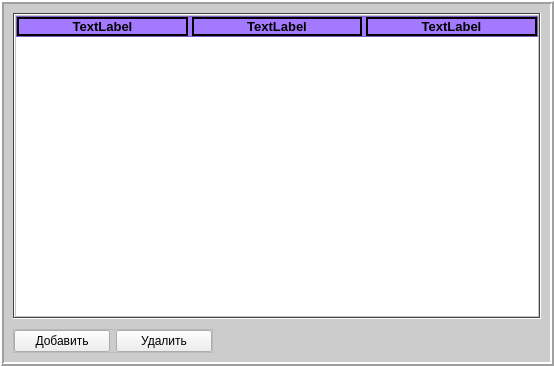
<?xml version="1.0" encoding="UTF-8"?>
<ui version="4.0">
 <class>MainWindow</class>
 <widget class="QMainWindow" name="MainWindow">
  <property name="geometry">
   <rect>
    <x>0</x>
    <y>0</y>
    <width>554</width>
    <height>366</height>
   </rect>
  </property>
  <property name="palette">
   <palette>
    <active>
     <colorrole role="Base">
      <brush brushstyle="SolidPattern">
       <color alpha="255">
        <red>255</red>
        <green>255</green>
        <blue>255</blue>
       </color>
      </brush>
     </colorrole>
     <colorrole role="Window">
      <brush brushstyle="SolidPattern">
       <color alpha="255">
        <red>204</red>
        <green>204</green>
        <blue>204</blue>
       </color>
      </brush>
     </colorrole>
    </active>
    <inactive>
     <colorrole role="Base">
      <brush brushstyle="SolidPattern">
       <color alpha="255">
        <red>255</red>
        <green>255</green>
        <blue>255</blue>
       </color>
      </brush>
     </colorrole>
     <colorrole role="Window">
      <brush brushstyle="SolidPattern">
       <color alpha="255">
        <red>204</red>
        <green>204</green>
        <blue>204</blue>
       </color>
      </brush>
     </colorrole>
    </inactive>
    <disabled>
     <colorrole role="Base">
      <brush brushstyle="SolidPattern">
       <color alpha="255">
        <red>204</red>
        <green>204</green>
        <blue>204</blue>
       </color>
      </brush>
     </colorrole>
     <colorrole role="Window">
      <brush brushstyle="SolidPattern">
       <color alpha="255">
        <red>204</red>
        <green>204</green>
        <blue>204</blue>
       </color>
      </brush>
     </colorrole>
    </disabled>
   </palette>
  </property>
  <property name="windowTitle">
   <string>MainWindow</string>
  </property>
  <widget class="QWidget" name="centralwidget">
   <property name="enabled">
    <bool>true</bool>
   </property>
   <layout class="QVBoxLayout" name="verticalLayout" stretch="0">
    <property name="sizeConstraint">
     <enum>QLayout::SetMaximumSize</enum>
    </property>
    <property name="leftMargin">
     <number>0</number>
    </property>
    <property name="topMargin">
     <number>0</number>
    </property>
    <property name="rightMargin">
     <number>0</number>
    </property>
    <property name="bottomMargin">
     <number>0</number>
    </property>
    <item>
     <widget class="QFrame" name="frame">
      <property name="sizePolicy">
       <sizepolicy hsizetype="Expanding" vsizetype="Expanding">
        <horstretch>1</horstretch>
        <verstretch>1</verstretch>
       </sizepolicy>
      </property>
      <property name="palette">
       <palette>
        <active>
         <colorrole role="WindowText">
          <brush brushstyle="SolidPattern">
           <color alpha="255">
            <red>255</red>
            <green>255</green>
            <blue>255</blue>
           </color>
          </brush>
         </colorrole>
         <colorrole role="Text">
          <brush brushstyle="SolidPattern">
           <color alpha="255">
            <red>0</red>
            <green>0</green>
            <blue>0</blue>
           </color>
          </brush>
         </colorrole>
         <colorrole role="Window">
          <brush brushstyle="SolidPattern">
           <color alpha="255">
            <red>143</red>
            <green>17</green>
            <blue>0</blue>
           </color>
          </brush>
         </colorrole>
         <colorrole role="PlaceholderText">
          <brush brushstyle="SolidPattern">
           <color alpha="128">
            <red>0</red>
            <green>0</green>
            <blue>0</blue>
           </color>
          </brush>
         </colorrole>
        </active>
        <inactive>
         <colorrole role="WindowText">
          <brush brushstyle="SolidPattern">
           <color alpha="255">
            <red>0</red>
            <green>0</green>
            <blue>0</blue>
           </color>
          </brush>
         </colorrole>
         <colorrole role="Text">
          <brush brushstyle="SolidPattern">
           <color alpha="255">
            <red>0</red>
            <green>0</green>
            <blue>0</blue>
           </color>
          </brush>
         </colorrole>
         <colorrole role="Window">
          <brush brushstyle="SolidPattern">
           <color alpha="255">
            <red>240</red>
            <green>240</green>
            <blue>240</blue>
           </color>
          </brush>
         </colorrole>
         <colorrole role="PlaceholderText">
          <brush brushstyle="SolidPattern">
           <color alpha="128">
            <red>0</red>
            <green>0</green>
            <blue>0</blue>
           </color>
          </brush>
         </colorrole>
        </inactive>
        <disabled>
         <colorrole role="WindowText">
          <brush brushstyle="SolidPattern">
           <color alpha="255">
            <red>120</red>
            <green>120</green>
            <blue>120</blue>
           </color>
          </brush>
         </colorrole>
         <colorrole role="Text">
          <brush brushstyle="SolidPattern">
           <color alpha="255">
            <red>120</red>
            <green>120</green>
            <blue>120</blue>
           </color>
          </brush>
         </colorrole>
         <colorrole role="Window">
          <brush brushstyle="SolidPattern">
           <color alpha="255">
            <red>240</red>
            <green>240</green>
            <blue>240</blue>
           </color>
          </brush>
         </colorrole>
         <colorrole role="PlaceholderText">
          <brush brushstyle="SolidPattern">
           <color alpha="128">
            <red>0</red>
            <green>0</green>
            <blue>0</blue>
           </color>
          </brush>
         </colorrole>
        </disabled>
       </palette>
      </property>
      <property name="styleSheet">
       <string notr="true"/>
      </property>
      <property name="frameShape">
       <enum>QFrame::Box</enum>
      </property>
      <property name="frameShadow">
       <enum>QFrame::Raised</enum>
      </property>
      <property name="lineWidth">
       <number>2</number>
      </property>
      <layout class="QVBoxLayout" name="verticalLayout_2">
       <property name="spacing">
        <number>10</number>
       </property>
       <property name="sizeConstraint">
        <enum>QLayout::SetDefaultConstraint</enum>
       </property>
       <item>
        <widget class="QFrame" name="ListFrame">
         <property name="sizePolicy">
          <sizepolicy hsizetype="Expanding" vsizetype="Minimum">
           <horstretch>0</horstretch>
           <verstretch>0</verstretch>
          </sizepolicy>
         </property>
         <property name="palette">
          <palette>
           <active>
            <colorrole role="WindowText">
             <brush brushstyle="SolidPattern">
              <color alpha="255">
               <red>255</red>
               <green>255</green>
               <blue>255</blue>
              </color>
             </brush>
            </colorrole>
            <colorrole role="Dark">
             <brush brushstyle="SolidPattern">
              <color alpha="255">
               <red>66</red>
               <green>66</green>
               <blue>66</blue>
              </color>
             </brush>
            </colorrole>
            <colorrole role="Mid">
             <brush brushstyle="SolidPattern">
              <color alpha="255">
               <red>0</red>
               <green>0</green>
               <blue>0</blue>
              </color>
             </brush>
            </colorrole>
            <colorrole role="Text">
             <brush brushstyle="SolidPattern">
              <color alpha="255">
               <red>0</red>
               <green>0</green>
               <blue>0</blue>
              </color>
             </brush>
            </colorrole>
            <colorrole role="ButtonText">
             <brush brushstyle="SolidPattern">
              <color alpha="255">
               <red>0</red>
               <green>0</green>
               <blue>0</blue>
              </color>
             </brush>
            </colorrole>
            <colorrole role="Base">
             <brush brushstyle="SolidPattern">
              <color alpha="255">
               <red>255</red>
               <green>255</green>
               <blue>255</blue>
              </color>
             </brush>
            </colorrole>
            <colorrole role="Window">
             <brush brushstyle="SolidPattern">
              <color alpha="255">
               <red>255</red>
               <green>255</green>
               <blue>255</blue>
              </color>
             </brush>
            </colorrole>
            <colorrole role="Shadow">
             <brush brushstyle="SolidPattern">
              <color alpha="255">
               <red>42</red>
               <green>42</green>
               <blue>42</blue>
              </color>
             </brush>
            </colorrole>
            <colorrole role="PlaceholderText">
             <brush brushstyle="NoBrush">
              <color alpha="128">
               <red>0</red>
               <green>0</green>
               <blue>0</blue>
              </color>
             </brush>
            </colorrole>
           </active>
           <inactive>
            <colorrole role="WindowText">
             <brush brushstyle="SolidPattern">
              <color alpha="255">
               <red>0</red>
               <green>0</green>
               <blue>0</blue>
              </color>
             </brush>
            </colorrole>
            <colorrole role="Dark">
             <brush brushstyle="SolidPattern">
              <color alpha="255">
               <red>66</red>
               <green>66</green>
               <blue>66</blue>
              </color>
             </brush>
            </colorrole>
            <colorrole role="Mid">
             <brush brushstyle="SolidPattern">
              <color alpha="255">
               <red>0</red>
               <green>0</green>
               <blue>0</blue>
              </color>
             </brush>
            </colorrole>
            <colorrole role="Text">
             <brush brushstyle="SolidPattern">
              <color alpha="255">
               <red>0</red>
               <green>0</green>
               <blue>0</blue>
              </color>
             </brush>
            </colorrole>
            <colorrole role="ButtonText">
             <brush brushstyle="SolidPattern">
              <color alpha="255">
               <red>0</red>
               <green>0</green>
               <blue>0</blue>
              </color>
             </brush>
            </colorrole>
            <colorrole role="Base">
             <brush brushstyle="SolidPattern">
              <color alpha="255">
               <red>255</red>
               <green>255</green>
               <blue>255</blue>
              </color>
             </brush>
            </colorrole>
            <colorrole role="Window">
             <brush brushstyle="SolidPattern">
              <color alpha="255">
               <red>255</red>
               <green>255</green>
               <blue>255</blue>
              </color>
             </brush>
            </colorrole>
            <colorrole role="Shadow">
             <brush brushstyle="SolidPattern">
              <color alpha="255">
               <red>42</red>
               <green>42</green>
               <blue>42</blue>
              </color>
             </brush>
            </colorrole>
            <colorrole role="PlaceholderText">
             <brush brushstyle="NoBrush">
              <color alpha="128">
               <red>0</red>
               <green>0</green>
               <blue>0</blue>
              </color>
             </brush>
            </colorrole>
           </inactive>
           <disabled>
            <colorrole role="WindowText">
             <brush brushstyle="SolidPattern">
              <color alpha="255">
               <red>66</red>
               <green>66</green>
               <blue>66</blue>
              </color>
             </brush>
            </colorrole>
            <colorrole role="Dark">
             <brush brushstyle="SolidPattern">
              <color alpha="255">
               <red>66</red>
               <green>66</green>
               <blue>66</blue>
              </color>
             </brush>
            </colorrole>
            <colorrole role="Mid">
             <brush brushstyle="SolidPattern">
              <color alpha="255">
               <red>0</red>
               <green>0</green>
               <blue>0</blue>
              </color>
             </brush>
            </colorrole>
            <colorrole role="Text">
             <brush brushstyle="SolidPattern">
              <color alpha="255">
               <red>66</red>
               <green>66</green>
               <blue>66</blue>
              </color>
             </brush>
            </colorrole>
            <colorrole role="ButtonText">
             <brush brushstyle="SolidPattern">
              <color alpha="255">
               <red>66</red>
               <green>66</green>
               <blue>66</blue>
              </color>
             </brush>
            </colorrole>
            <colorrole role="Base">
             <brush brushstyle="SolidPattern">
              <color alpha="255">
               <red>255</red>
               <green>255</green>
               <blue>255</blue>
              </color>
             </brush>
            </colorrole>
            <colorrole role="Window">
             <brush brushstyle="SolidPattern">
              <color alpha="255">
               <red>255</red>
               <green>255</green>
               <blue>255</blue>
              </color>
             </brush>
            </colorrole>
            <colorrole role="Shadow">
             <brush brushstyle="SolidPattern">
              <color alpha="255">
               <red>42</red>
               <green>42</green>
               <blue>42</blue>
              </color>
             </brush>
            </colorrole>
            <colorrole role="PlaceholderText">
             <brush brushstyle="NoBrush">
              <color alpha="128">
               <red>0</red>
               <green>0</green>
               <blue>0</blue>
              </color>
             </brush>
            </colorrole>
           </disabled>
          </palette>
         </property>
         <property name="autoFillBackground">
          <bool>true</bool>
         </property>
         <property name="frameShape">
          <enum>QFrame::Box</enum>
         </property>
         <property name="frameShadow">
          <enum>QFrame::Sunken</enum>
         </property>
         <property name="lineWidth">
          <number>1</number>
         </property>
         <layout class="QVBoxLayout" name="verticalLayout_3">
          <property name="spacing">
           <number>0</number>
          </property>
          <property name="leftMargin">
           <number>0</number>
          </property>
          <property name="topMargin">
           <number>0</number>
          </property>
          <property name="rightMargin">
           <number>0</number>
          </property>
          <property name="bottomMargin">
           <number>0</number>
          </property>
          <item>
           <widget class="QScrollArea" name="scrollArea">
            <property name="sizePolicy">
             <sizepolicy hsizetype="Minimum" vsizetype="Expanding">
              <horstretch>0</horstretch>
              <verstretch>0</verstretch>
             </sizepolicy>
            </property>
            <property name="layoutDirection">
             <enum>Qt::LeftToRight</enum>
            </property>
            <property name="widgetResizable">
             <bool>true</bool>
            </property>
            <property name="alignment">
             <set>Qt::AlignLeading|Qt::AlignLeft|Qt::AlignTop</set>
            </property>
            <widget class="QWidget" name="scrollAreaWidgetContents">
             <property name="geometry">
              <rect>
               <x>0</x>
               <y>0</y>
               <width>522</width>
               <height>299</height>
              </rect>
             </property>
             <layout class="QVBoxLayout" name="verticalLayout_4">
              <property name="spacing">
               <number>0</number>
              </property>
              <property name="sizeConstraint">
               <enum>QLayout::SetMaximumSize</enum>
              </property>
              <property name="leftMargin">
               <number>0</number>
              </property>
              <property name="topMargin">
               <number>0</number>
              </property>
              <property name="rightMargin">
               <number>0</number>
              </property>
              <property name="bottomMargin">
               <number>0</number>
              </property>
              <item>
               <widget class="QFrame" name="frame_2">
                <property name="sizePolicy">
                 <sizepolicy hsizetype="Preferred" vsizetype="Fixed">
                  <horstretch>0</horstretch>
                  <verstretch>0</verstretch>
                 </sizepolicy>
                </property>
                <property name="minimumSize">
                 <size>
                  <width>0</width>
                  <height>30</height>
                 </size>
                </property>
                <property name="maximumSize">
                 <size>
                  <width>16777215</width>
                  <height>30</height>
                 </size>
                </property>
                <property name="sizeIncrement">
                 <size>
                  <width>0</width>
                  <height>0</height>
                 </size>
                </property>
                <property name="baseSize">
                 <size>
                  <width>0</width>
                  <height>30</height>
                 </size>
                </property>
                <property name="palette">
                 <palette>
                  <active>
                   <colorrole role="Base">
                    <brush brushstyle="SolidPattern">
                     <color alpha="255">
                      <red>255</red>
                      <green>255</green>
                      <blue>255</blue>
                     </color>
                    </brush>
                   </colorrole>
                   <colorrole role="Window">
                    <brush brushstyle="SolidPattern">
                     <color alpha="255">
                      <red>163</red>
                      <green>121</green>
                      <blue>255</blue>
                     </color>
                    </brush>
                   </colorrole>
                  </active>
                  <inactive>
                   <colorrole role="Base">
                    <brush brushstyle="SolidPattern">
                     <color alpha="255">
                      <red>255</red>
                      <green>255</green>
                      <blue>255</blue>
                     </color>
                    </brush>
                   </colorrole>
                   <colorrole role="Window">
                    <brush brushstyle="SolidPattern">
                     <color alpha="255">
                      <red>163</red>
                      <green>121</green>
                      <blue>255</blue>
                     </color>
                    </brush>
                   </colorrole>
                  </inactive>
                  <disabled>
                   <colorrole role="Base">
                    <brush brushstyle="SolidPattern">
                     <color alpha="255">
                      <red>163</red>
                      <green>121</green>
                      <blue>255</blue>
                     </color>
                    </brush>
                   </colorrole>
                   <colorrole role="Window">
                    <brush brushstyle="SolidPattern">
                     <color alpha="255">
                      <red>163</red>
                      <green>121</green>
                      <blue>255</blue>
                     </color>
                    </brush>
                   </colorrole>
                  </disabled>
                 </palette>
                </property>
                <property name="autoFillBackground">
                 <bool>true</bool>
                </property>
                <property name="frameShape">
                 <enum>QFrame::StyledPanel</enum>
                </property>
                <property name="frameShadow">
                 <enum>QFrame::Raised</enum>
                </property>
                <layout class="QHBoxLayout" name="horizontalLayout_2" stretch="0,0,0">
                 <property name="spacing">
                  <number>4</number>
                 </property>
                 <property name="sizeConstraint">
                  <enum>QLayout::SetMinimumSize</enum>
                 </property>
                 <property name="leftMargin">
                  <number>0</number>
                 </property>
                 <property name="topMargin">
                  <number>0</number>
                 </property>
                 <property name="rightMargin">
                  <number>0</number>
                 </property>
                 <property name="bottomMargin">
                  <number>0</number>
                 </property>
                 <item>
                  <widget class="QLabel" name="label">
                   <property name="sizePolicy">
                    <sizepolicy hsizetype="Preferred" vsizetype="Preferred">
                     <horstretch>0</horstretch>
                     <verstretch>0</verstretch>
                    </sizepolicy>
                   </property>
                   <property name="font">
                    <font>
                     <pointsize>10</pointsize>
                     <weight>75</weight>
                     <bold>true</bold>
                    </font>
                   </property>
                   <property name="frameShape">
                    <enum>QFrame::Panel</enum>
                   </property>
                   <property name="lineWidth">
                    <number>2</number>
                   </property>
                   <property name="text">
                    <string>TextLabel</string>
                   </property>
                   <property name="alignment">
                    <set>Qt::AlignCenter</set>
                   </property>
                  </widget>
                 </item>
                 <item>
                  <widget class="QLabel" name="label_2">
                   <property name="font">
                    <font>
                     <pointsize>10</pointsize>
                     <weight>75</weight>
                     <bold>true</bold>
                    </font>
                   </property>
                   <property name="frameShape">
                    <enum>QFrame::Panel</enum>
                   </property>
                   <property name="lineWidth">
                    <number>2</number>
                   </property>
                   <property name="text">
                    <string>TextLabel</string>
                   </property>
                   <property name="alignment">
                    <set>Qt::AlignCenter</set>
                   </property>
                  </widget>
                 </item>
                 <item>
                  <widget class="QLabel" name="label_3">
                   <property name="font">
                    <font>
                     <pointsize>10</pointsize>
                     <weight>75</weight>
                     <bold>true</bold>
                    </font>
                   </property>
                   <property name="frameShape">
                    <enum>QFrame::Panel</enum>
                   </property>
                   <property name="lineWidth">
                    <number>2</number>
                   </property>
                   <property name="text">
                    <string>TextLabel</string>
                   </property>
                   <property name="alignment">
                    <set>Qt::AlignCenter</set>
                   </property>
                  </widget>
                 </item>
                </layout>
               </widget>
              </item>
              <item>
               <spacer name="verticalSpacer">
                <property name="orientation">
                 <enum>Qt::Vertical</enum>
                </property>
                <property name="sizeType">
                 <enum>QSizePolicy::Expanding</enum>
                </property>
                <property name="sizeHint" stdset="0">
                 <size>
                  <width>20</width>
                  <height>40</height>
                 </size>
                </property>
               </spacer>
              </item>
             </layout>
            </widget>
           </widget>
          </item>
         </layout>
        </widget>
       </item>
       <item>
        <widget class="QFrame" name="ButtonsFrame">
         <property name="maximumSize">
          <size>
           <width>200</width>
           <height>30</height>
          </size>
         </property>
         <property name="layoutDirection">
          <enum>Qt::LeftToRight</enum>
         </property>
         <property name="styleSheet">
          <string notr="true"/>
         </property>
         <property name="frameShape">
          <enum>QFrame::StyledPanel</enum>
         </property>
         <property name="frameShadow">
          <enum>QFrame::Raised</enum>
         </property>
         <layout class="QHBoxLayout" name="horizontalLayout">
          <property name="leftMargin">
           <number>0</number>
          </property>
          <property name="topMargin">
           <number>0</number>
          </property>
          <property name="rightMargin">
           <number>0</number>
          </property>
          <property name="bottomMargin">
           <number>0</number>
          </property>
          <item>
           <widget class="QPushButton" name="addButton">
            <property name="palette">
             <palette>
              <active/>
              <inactive/>
              <disabled/>
             </palette>
            </property>
            <property name="font">
             <font>
              <weight>50</weight>
              <bold>false</bold>
             </font>
            </property>
            <property name="text">
             <string>Добавить</string>
            </property>
           </widget>
          </item>
          <item>
           <widget class="QPushButton" name="deleteButton">
            <property name="palette">
             <palette>
              <active/>
              <inactive/>
              <disabled/>
             </palette>
            </property>
            <property name="text">
             <string>Удалить</string>
            </property>
           </widget>
          </item>
         </layout>
        </widget>
       </item>
      </layout>
     </widget>
    </item>
   </layout>
  </widget>
 </widget>
 <resources/>
 <connections>
  <connection>
   <sender>addButton</sender>
   <signal>clicked()</signal>
   <receiver>MainWindow</receiver>
   <slot>addListItem()</slot>
   <hints>
    <hint type="sourcelabel">
     <x>122</x>
     <y>305</y>
    </hint>
    <hint type="destinationlabel">
     <x>753</x>
     <y>47</y>
    </hint>
   </hints>
  </connection>
 </connections>
 <slots>
  <slot>addListItem()</slot>
 </slots>
</ui>
